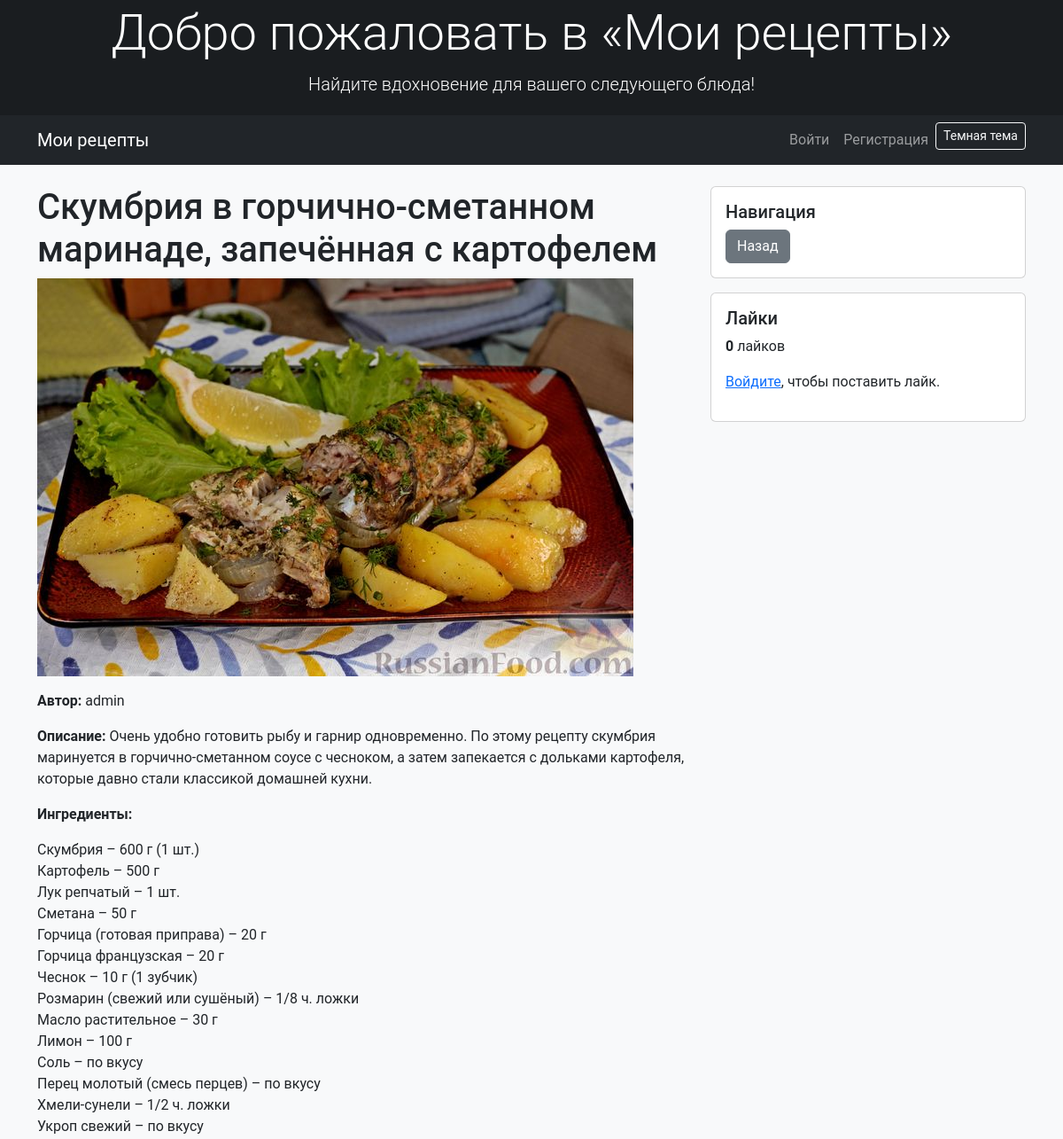
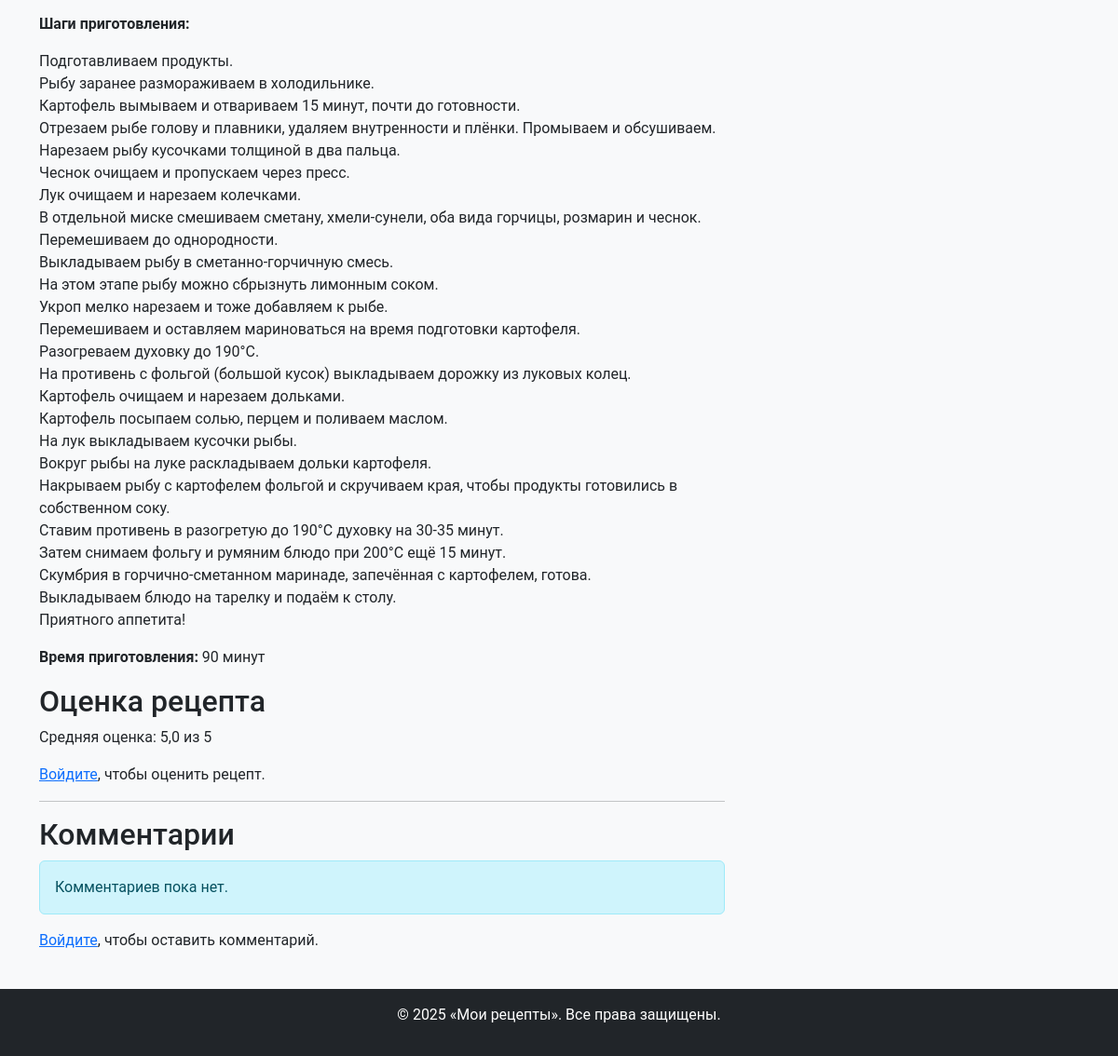
Screenshot of /recipe/6/ with the database file from the repository (2 pictures, top to bottom).
### recipes/models.py (models this page shows, shortened)
class Recipe(models.Model):
    title = models.CharField(max_length=200)                   # Название рецепта
    description = models.TextField()                            # Описание рецепта
    ingredients = models.TextField(blank=True, verbose_name="Ингредиенты")
    steps = models.TextField()                                # Шаги приготовления
    cooking_time = models.PositiveIntegerField(help_text="Время в минутах")  # Время готовки
    image = models.ImageField(upload_to="recipe_images/", blank=True, null=True)  # Изображение (опционально)
    author = models.ForeignKey(User, on_delete=models.CASCADE)  # Автор рецепта (удаляется при удалении пользователя)
    category = models.ForeignKey(Category, on_delete=models.SET_NULL, null=True, blank=True)  # Категория (может быть пустой)
    likes = models.ManyToManyField(User, related_name="liked_recipes", blank=True)  # Лайки от пользователей
    created_at = models.DateTimeField(auto_now_add=True)      # Дата создания (автоматически)

### recipes/views.py (the view)
# urls.py: path("recipe/<int:recipe_id>/", views.recipe_detail, name="recipe_detail"),  # Детали рецепта
def recipe_detail(request, recipe_id):
    recipe = get_object_or_404(Recipe, id=recipe_id)  # Получаем рецепт или 404
    comments = recipe.comments.all().order_by("-created_at")  # Комментарии, новые сверху
    avg_rating = recipe.ratings.aggregate(models.Avg('value'))['value__avg'] or 0  # Средняя оценка или 0
    if request.method == "POST":
        if not request.user.is_authenticated:
            return redirect("login")  # Нужна авторизация для комментариев
        comment_form = CommentForm(request.POST)
        if comment_form.is_valid():
            comment = comment_form.save(commit=False)  # Не сохраняем сразу
            comment.author = request.user  # Привязываем автора
            comment.recipe = recipe       # Привязываем рецепт
            comment.save()
            return redirect("recipe_detail", recipe_id=recipe.id)
        else:
            messages.error(request, "Ошибка в форме комментария.")  # Сообщение об ошибке
    else:
        comment_form = CommentForm()  # Пустая форма для GET-запроса
    return render(request, "recipes/recipe_detail.html", {
        "recipe": recipe,
        "comments": comments,
        "comment_form": comment_form,
        "avg_rating": avg_rating,
    })

### recipes/templates/recipes/recipe_detail.html (shortened to what this page needs)
{% extends 'base.html' %}
{% block content %}
<div class="row">
  <div class="col-md-8">
    <h1>{{ recipe.title }}</h1>
    {% if recipe.image %}
      <img src="{{ recipe.image.url }}" alt="{{ recipe.title }}" class="img-fluid mb-3">
    {% endif %}
    <p><strong>Автор:</strong> {{ recipe.author.username }}</p>
    <p><strong>Описание:</strong> {{ recipe.description }}</p>
    <p><strong>Ингредиенты:</strong></p>
    <p>{{ recipe.ingredients|linebreaks }}</p>
    <p><strong>Шаги приготовления:</strong></p>
    <p>{{ recipe.steps|linebreaks }}</p>
    <p><strong>Время приготовления:</strong> {{ recipe.cooking_time }} минут</p>
    <h2>Оценка рецепта</h2>
    {% if avg_rating %}
      <p>Средняя оценка: {{ avg_rating|floatformat:1 }} из 5</p>
    {% else %}
      <p>Рецепт ещё не оценён.</p>
    {% endif %}
    {% if user.is_authenticated %}
      <form action="{% url 'rate_recipe' recipe.id %}" method="post" class="mb-3">
        {% csrf_token %}
        <div class="mb-3">
          <label for="rating" class="form-label">Ваша оценка:</label>
          <select name="value" id="rating" class="form-select" style="max-width: 150px;">
            <option value="1">1</option>
            <option value="2">2</option>
            <option value="3">3</option>
            <option value="4">4</option>
            <option value="5">5</option>
          </select>
        </div>
        <button type="submit" class="btn btn-primary">Оценить</button>
      </form>
    {% else %}
      <p><a href="{% url 'login' %}">Войдите</a>, чтобы оценить рецепт.</p>
    {% endif %}
    <hr>
    <h2>Комментарии</h2>
    {% for comment in comments %}
      <div class="mb-3 border-bottom pb-2">
        <p>
          <strong>{{ comment.author.username }}</strong>
          <small class="text-muted">{{ comment.created_at|date:"d.m.Y H:i" }}</small>
        </p>
        <p>{{ comment.text|linebreaks }}</p>
        {% if user == comment.author %}
          <button type="button" class="btn btn-danger btn-sm" data-bs-toggle="modal" data-bs-target="#deleteCommentModal{{ comment.id }}">
            Удалить
          </button>
        {% endif %}
      </div>
      {% if user == comment.author %}
        <div class="modal fade" id="deleteCommentModal{{ comment.id }}" tabindex="-1" aria-labelledby="deleteCommentModalLabel{{ comment.id }}" aria-hidden="true">
          <div class="modal-dialog modal-dialog-centered">
            <div class="modal-content">
              <div class="modal-header bg-danger text-white">
                <h5 class="modal-title" id="deleteCommentModalLabel{{ comment.id }}">Удалить комментарий</h5>
                <button type="button" class="btn-close" data-bs-dismiss="modal" aria-label="Закрыть"></button>
              </div>
              <div class="modal-body">
                <p>Вы уверены, что хотите удалить следующий комментарий?</p>
                <blockquote class="blockquote">
                  <p class="mb-0">{{ comment.text }}</p>
                  <footer class="blockquote-footer">
                    Автор: {{ comment.author.username }}
                    {% if comment.created_at %}
                      <cite title="Дата">{{ comment.created_at|date:"d.m.Y H:i" }}</cite>
                    {% endif %}
                  </footer>
                </blockquote>
              </div>
              <div class="modal-footer">
                <form method="post" action="{% url 'delete_comment' comment.id %}">
                  {% csrf_token %}
                  <button type="submit" class="btn btn-danger">Удалить</button>
                </form>
                <button type="button" class="btn btn-secondary" data-bs-dismiss="modal">Отмена</button>
              </div>
            </div>
          </div>
        </div>
      {% endif %}
    {% empty %}
      <p class="alert alert-info">Комментариев пока нет.</p>
    {% endfor %}
    {% if user.is_authenticated %}
      <h3>Оставить комментарий</h3>
      <form method="post" class="mb-5">
        {% csrf_token %}
        <div class="mb-3">
          <label for="id_text" class="form-label">Ваш комментарий</label>
          <textarea class="form-control" id="id_text" name="text" rows="4" placeholder="Напишите ваш комментарий здесь..." required>{{ comment_form.text.value|default:'' }}</textarea>
          {% if comment_form.text.errors %}
          <div class="text-danger">{{ comment_form.text.errors }}</div>
        {% endif %}
        </div>
        <button type="submit" class="btn btn-success">Добавить комментарий</button>
      </form>
    {% else %}
      <p><a href="{% url 'login' %}">Войдите</a>, чтобы оставить комментарий.</p>
    {% endif %}
  </div>
  <div class="col-md-4">
    <div class="card mb-3">
      <div class="card-body">
        <h5 class="card-title">Навигация</h5>
        <a href="{% url 'recipe_list' %}" class="btn btn-secondary">Назад</a>
      </div>
    </div>
    <div class="card">
      <div class="card-body">
        <h5 class="card-title">Лайки</h5>
        <p class="card-text"><strong>{{ recipe.likes.count }}</strong> лайков</p>
        {% if user.is_authenticated %}
          {% if user in recipe.likes.all %}
            <a href="{% url 'toggle_like' recipe.id %}" class="btn btn-secondary">Удалить лайк</a>
          {% else %}
            <a href="{% url 'toggle_like' recipe.id %}" class="btn btn-primary">Поставить лайк</a>
          {% endif %}
        {% else %}
          <p><a href="{% url 'login' %}">Войдите</a>, чтобы поставить лайк.</p>
        {% endif %}
      </div>
    </div>
  </div>
</div>
{% endblock %}

### static/css/styles.css (style rules this page uses)
body { background-color: #f8f9fa; font-family: 'Roboto', sans-serif; }

### rows the page displays
Recipe: title "Скумбрия в горчично-сметанном маринаде, запечённая с картофелем", image (picture), author.username "admin", description "Очень удобно готовить рыбу и гарнир одновременно. По этому рецепту скумбрия маринуется в горчично-сметанном соусе с чесноком, а затем запекается с дольками картофеля, которые давно стали классикой домашней кухни.", ingredients "Скумбрия – 600 г (1 шт.) Картофель – 500 г Лук репчатый – 1 шт. Сметана – 50 г Горчица (готовая приправа) – 20 г Горчица французская – 20 г Чеснок – 10 г (1 зубчик) Розмарин (свежий или сушёный) – 1/8 ч. ложки Масло растительное – 30 г Лимон – 100 г Соль – по вкусу Перец молотый (смесь перцев) – по вкусу Хмели-сунели – 1/2 ч. ложки Укроп свежий – по вкусу", steps "Подготавливаем продукты. Рыбу заранее размораживаем в холодильнике. Картофель вымываем и отвариваем 15 минут, почти до готовности. Отрезаем рыбе голову и плавники, удаляем внутренности и плёнки. Промываем и обсушиваем. Нарезаем рыбу кусочками толщиной в два пальца. Чеснок очищаем и пропускаем через пресс. Лук очищаем и нарезаем колечками. В отдельной миске смешиваем сметану, хмели-сунели, оба вида горчицы, розмарин и чеснок. Перемешиваем до однородности. Выкладываем рыбу в сметанно-горчичную смесь. На этом этапе рыбу можно сбрызнуть лимонным соком. Укроп мелко нарезаем и тоже добавляем к рыбе. Перемешиваем и оставляем мариноваться на время подготовки картофеля. Разогреваем духовку до 190°C.…", cooking_time "90", likes.count "0"

### other values shown
{{ avg_rating|floatformat:1 }} "5,0"
